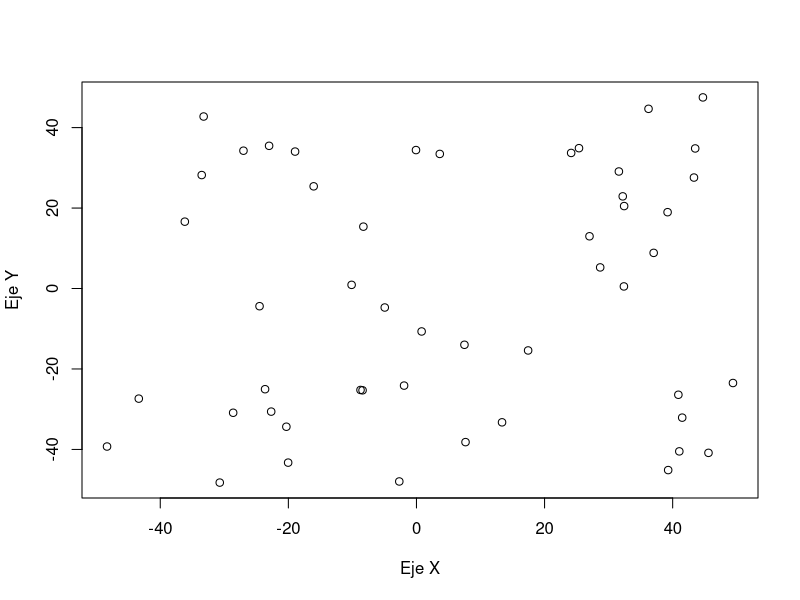
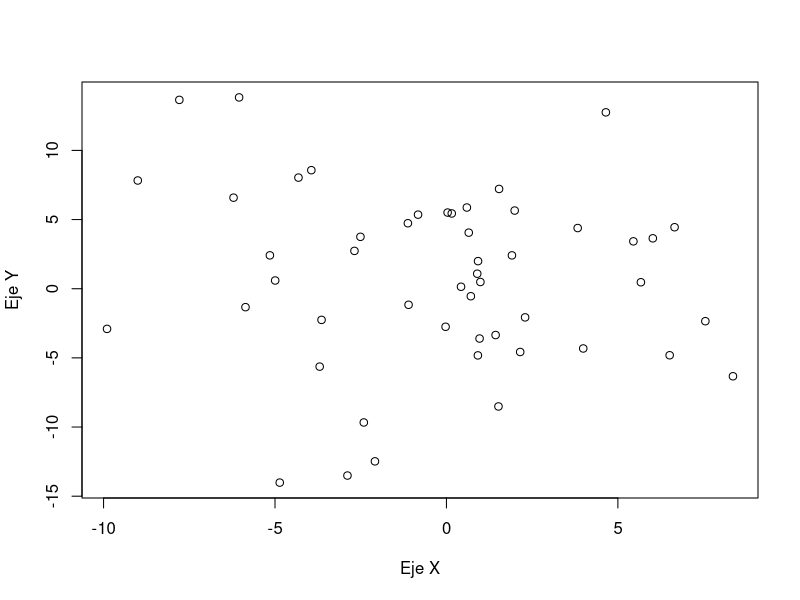
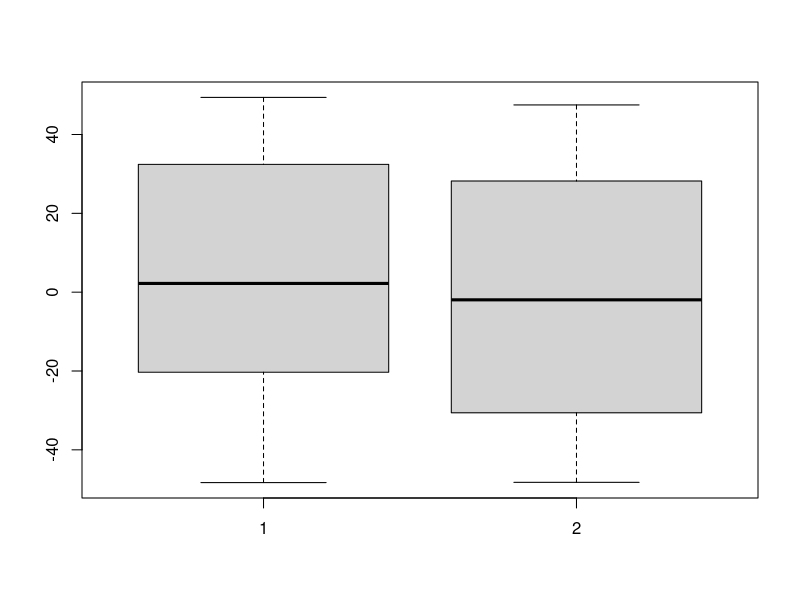
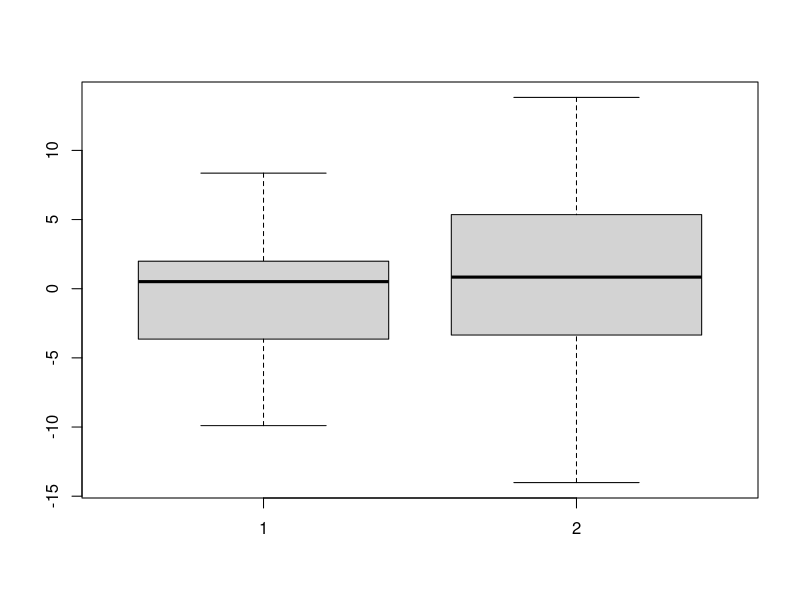
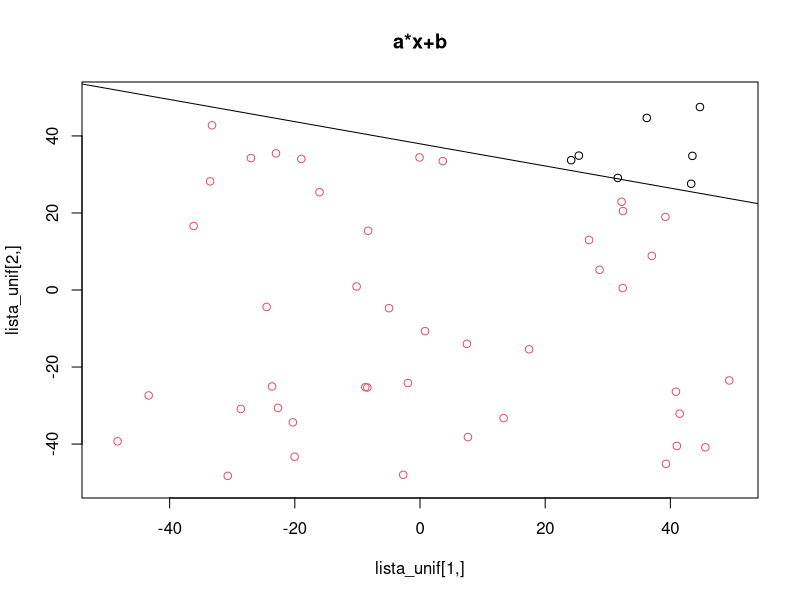
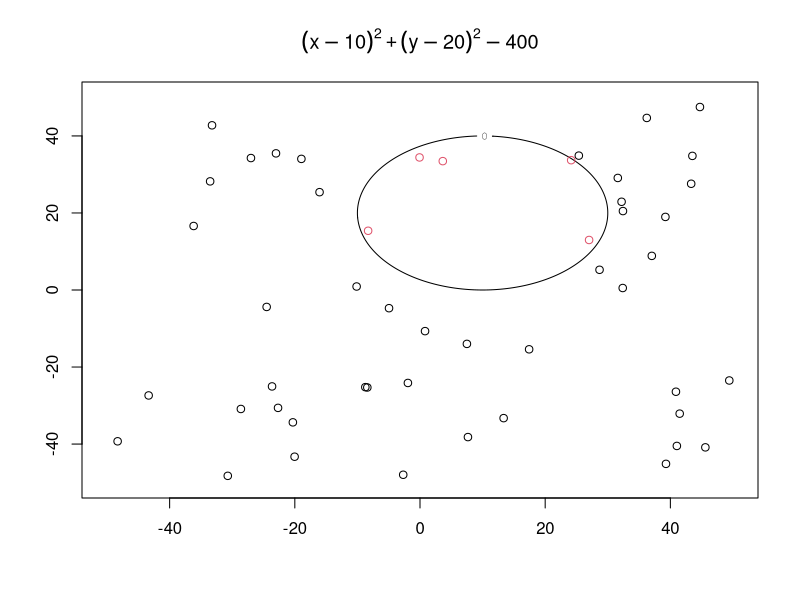
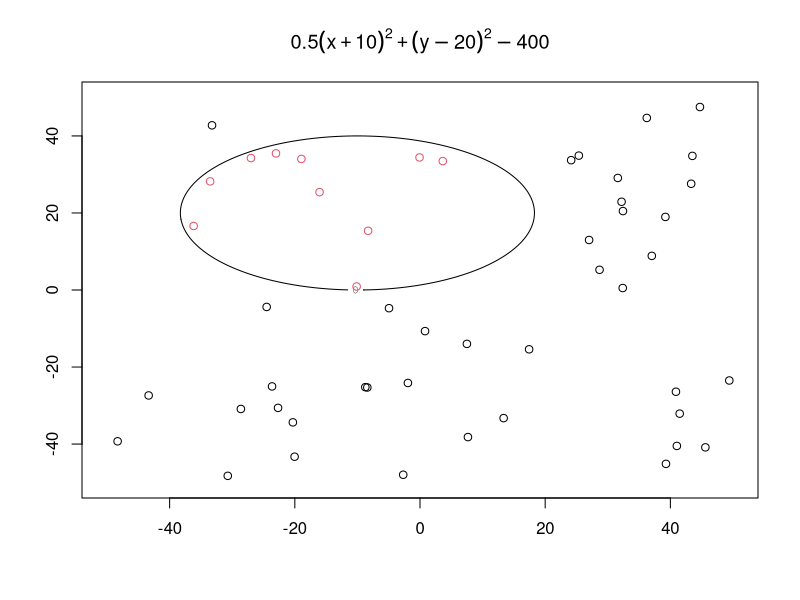
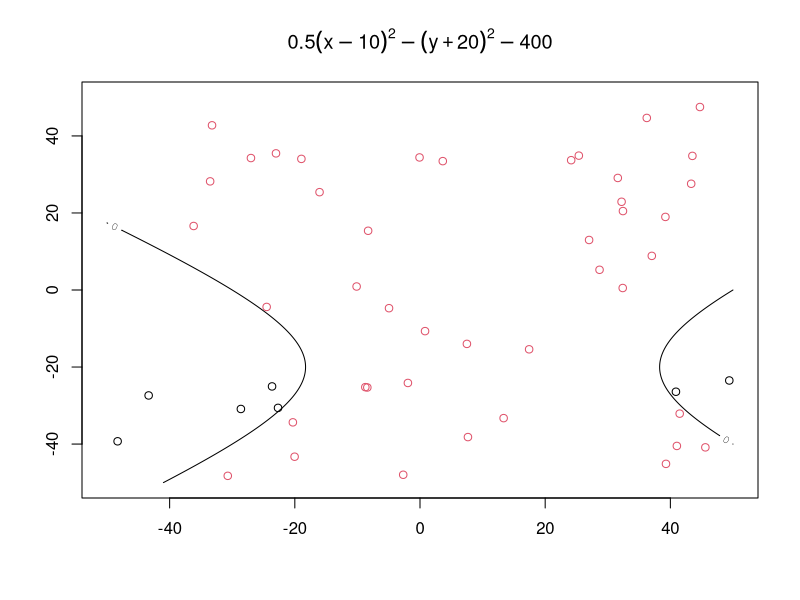

Write the R code that produced these figures, in order.
## ---- chunk 1
set.seed(3141592)
simula_unif <- function(N, dim, rango){
  lista <- matrix(runif(N*dim, min =  rango[1], max = rango[2]), dim, N)
  return(lista)
}
## ---- chunk 2
simula_gauss <- function(N, dim, sigma){
  lista <- matrix(rnorm(N*dim, sd = sigma), dim, N)
  return(lista)
}
## ---- chunk 3
lista_unif <- simula_unif(50, 2, c(-50, 50))
lista_gauss <- simula_gauss(50, 2, c(5,7))
## ---- chunk 4
plot(lista_unif[1,], lista_unif[2,], xlab="Eje X", ylab="Eje Y")
plot(lista_gauss[1,],lista_gauss[2,], xlab="Eje X", ylab="Eje Y")
## ---- chunk 5
boxplot(lista_unif[1,],lista_unif[2,])
boxplot(lista_gauss[1,],lista_gauss[2,])

## ---- chunk 6
simula_recta <- function(intervalo){
  puntos <- simula_unif(2,2,intervalo)
  a <- (puntos[2,2]-puntos[2,1])/(puntos[1,2]-puntos[1,1])
  b <- puntos[2,1] - a * puntos[1,1]
  return(c(a,b))
}
## ---- chunk 7
intervalo = c(-50, 50)
coefs <- simula_recta(intervalo)
a <- coefs[1]
b <- coefs[2]

f <- function(X){
  return(X[2] - a*X[1] -b)
}


etiqueta = apply(lista_unif, 2, function(X) sign(f(X)))

plot.new()
plot.window(xlim=c(-50,50), ylim=c(-50,50))
axis(1)
axis(2)
box()
title(main="a*x+b", ylab = "lista_unif[2,]", xlab = "lista_unif[1,]")
points(lista_unif[1,etiqueta==-1], lista_unif[2,etiqueta==-1], col = 2)
points(lista_unif[1,etiqueta==1], lista_unif[2,etiqueta==1])
abline(b,a)
## ---- chunk 8
f_1 <- function(X){
  return((X[1] - 10)^2 + (X[2] - 20)^2 - 400)
}

etiqueta_1 = apply(lista_unif, 2, function(X) sign(f_1(X)))

x <- seq(-50,50,length=1000)
y <- seq(-50,50,length=1000)
z <- outer(x,y,function(x,y) (x - 10)^2 + (y - 20)^2 - 400)

contour(x,y,z, levels=0, main=expression((x-10)^2 + (y-20)^2 - 400))
points(lista_unif[1,etiqueta_1==1], lista_unif[2,etiqueta_1==1])
points(lista_unif[1,etiqueta_1==-1], lista_unif[2,etiqueta_1==-1],col=2)
## ---- chunk 9
f_2 <- function(X){
  return(0.5*(X[1] + 10)^2 + (X[2] - 20)^2 - 400)
}

etiqueta_2 = apply(lista_unif, 2, function(X) sign(f_2(X)))

x <- seq(-50,50,length=1000)
y <- seq(-50,50,length=1000)
z <- outer(x,y,function(x,y) 0.5*(x + 10)^2 + (y - 20)^2 - 400)

contour(x,y,z, levels=0, main=expression(0.5(x + 10)^2 + (y - 20)^2 - 400))
points(lista_unif[1,etiqueta_2==1], lista_unif[2,etiqueta_2==1])
points(lista_unif[1,etiqueta_2==-1], lista_unif[2,etiqueta_2==-1],col=2)
## ---- chunk 10
f_3 <- function(X){
  return(0.5*(X[1] - 10)^2 - (X[2] + 20)^2 - 400)
}

etiqueta_3 = apply(lista_unif, 2, function(X) sign(f_3(X)))

x <- seq(-50,50,length=1000)
y <- seq(-50,50,length=1000)
z <- outer(x,y,function(x,y) 0.5*(x - 10)^2 - (y + 20)^2 - 400)

contour(x,y,z, levels=0, main=expression( 0.5*(x - 10)^2 - (y + 20)^2 - 400))
points(lista_unif[1,etiqueta_3==1], lista_unif[2,etiqueta_3==1])
points(lista_unif[1,etiqueta_3==-1], lista_unif[2,etiqueta_3==-1],col=2)
## ---- chunk 11
f_4 <- function(X){
  return(X[2] - 20*X[1]^2- 5*X[1] + 3)
}

etiqueta_4 = apply(lista_unif, 2, function(X) sign(f_4(X)))

x <- seq(-50,50,length=1000)
y <- seq(-50,50,length=1000)
z <- outer(x,y,function(x,y) y - 20*x^2 - 5*x + 3)

contour(x,y,z, levels=0, main=expression(y - 20*x^2 - 5*x + 3))
points(lista_unif[1,etiqueta_4==1], lista_unif[2,etiqueta_4==1])
points(lista_unif[1,etiqueta_4==-1], lista_unif[2,etiqueta_4==-1],col=2)
## ---- chunk 12
modify_rnd_bool_subvector <- function(v, perc = 0.1){
  mod_v <- v
  
  if( length(which(v == 1)) >= 10){
    to_change <- sample(which(v == 1), 0.1*length(which(v == 1)) )
    mod_v[to_change] = -1
  }
  
  if( length(which(v == -1)) >= 10){
    to_change <- sample(which(v == -1), 0.1*length(which(v == -1)) )
    mod_v[to_change] = 1
  }
  
  return(mod_v)
}
## ---- chunk 13
etiqueta_mod <- modify_rnd_bool_subvector(etiqueta)

plot.new()
plot.window(xlim=c(-50,50), ylim=c(-50,50))
axis(1)
axis(2)
box()
title(main="a*x+b", ylab = "lista_unif[2,]", xlab = "lista_unif[1,]")
points(lista_unif[1,etiqueta_mod==1], lista_unif[2,etiqueta_mod==1])
points(lista_unif[1,etiqueta_mod==-1], lista_unif[2,etiqueta_mod==-1],col=2)
abline(b,a)
## ---- chunk 14
etiqueta_mod_1 <- modify_rnd_bool_subvector(etiqueta_1)

x <- seq(-50,50,length=1000)
y <- seq(-50,50,length=1000)
z <- outer(x,y,function(x,y) (x - 10)^2 + (y - 20)^2 - 400)

contour(x,y,z, levels=0, main=expression((x-10)^2 + (y-20)^2 - 400))
points(lista_unif[1,etiqueta_mod_1==1], lista_unif[2,etiqueta_mod_1==1])
points(lista_unif[1,etiqueta_mod_1==-1], lista_unif[2,etiqueta_mod_1==-1],col=2)
## ---- chunk 15
etiqueta_mod_2 <- modify_rnd_bool_subvector(etiqueta_2)

x <- seq(-50,50,length=1000)
y <- seq(-50,50,length=1000)
z <- outer(x,y,function(x,y) 0.5*(x + 10)^2 + (y - 20)^2 - 400)

contour(x,y,z, levels=0, main=expression(0.5(x + 10)^2 + (y - 20)^2 - 400))
points(lista_unif[1,etiqueta_mod_2==1], lista_unif[2,etiqueta_mod_2==1])
points(lista_unif[1,etiqueta_mod_2==-1], lista_unif[2,etiqueta_mod_2==-1],col=2)
## ---- chunk 16
etiqueta_mod_3 <- modify_rnd_bool_subvector(etiqueta_3)

x <- seq(-50,50,length=1000)
y <- seq(-50,50,length=1000)
z <- outer(x,y,function(x,y) 0.5*(x - 10)^2 - (y + 20)^2 - 400)

contour(x,y,z, levels=0, main=expression( 0.5*(x - 10)^2 - (y + 20)^2 - 400))
points(lista_unif[1,etiqueta_mod_3==1], lista_unif[2,etiqueta_mod_3==1])
points(lista_unif[1,etiqueta_mod_3==-1], lista_unif[2,etiqueta_mod_3==-1],col=2)
## ---- chunk 17
etiqueta_mod_4 <- modify_rnd_bool_subvector(etiqueta_4)

x <- seq(-50,50,length=1000)
y <- seq(-50,50,length=1000)
z <- outer(x,y,function(x,y) y - 20*x^2 - 5*x + 3)

contour(x,y,z, levels=0, main=expression(y - 20*x^2 - 5*x + 3))
points(lista_unif[1,etiqueta_mod_4==1], lista_unif[2,etiqueta_mod_4==1])
points(lista_unif[1,etiqueta_mod_4==-1], lista_unif[2,etiqueta_mod_4==-1],col=2)
## ---- chunk 18

ajusta_PLA <- function(datos, label, max_iter, vini, draw_iterations = FALSE){
  sol <- vini
  iter <- 0
  changed <- TRUE
  
  if(draw_iterations){
    plot.new()
    plot.window(xlim=c(-50,50), ylim=c(-50,50))
    axis(1)
    axis(2)
    box()
    title(main="Iteraciones PLA", ylab = "Y", xlab = "X")
  }

  while ( iter < max_iter && changed){
    
    changed <- FALSE
    for( inner_iter in 1:ncol(datos) ){
      x <- c(datos[,inner_iter],1)
      
      if( sign(crossprod(x,sol)) != label[inner_iter]){
        sol <- sol + label[inner_iter] * x
        changed <- TRUE
      }
    }
    if(draw_iterations) abline(-sol[3]/sol[2], -sol[1]/sol[2], col=iter)
    iter <- iter+1
  }
  sol <- sol/sol[length(sol)-1]
  
  return( list( hiperplane = sol, iterations = iter))
}

sol_pla <- ajusta_PLA(lista_unif,etiqueta, 7000,rep(0,3))$hiperplane
## ---- chunk 19
plot.new()
plot.window(xlim=c(-50,50), ylim=c(-50,50))
axis(1)
axis(2)
box()
title(main="a*x+b", ylab = "lista_unif[2,]", xlab = "lista_unif[1,]")
points(lista_unif[1,etiqueta==-1], lista_unif[2,etiqueta==-1], col = 2)
points(lista_unif[1,etiqueta==1], lista_unif[2,etiqueta==1])

abline(-sol_pla[3], -sol_pla[1], col = 4)
abline(b, a, col=3) 
## ---- chunk 20
iterations <- numeric()
length(iterations) <- 10

iterations[1] <- ajusta_PLA(lista_unif,etiqueta, 10000,rep(0,3))$iterations

for(i in 2:10){
  v_ini <- runif(3)
  iterations[i] <- ajusta_PLA(lista_unif,etiqueta, 10000, v_ini)$iterations
}

print(c("Media de iteraciones ", mean(iterations)))
## ---- chunk 21
count_errors <- function(f, datos, label){
  #Conteo de errores
  signes <- apply(datos, 2, function(x) return(sign(f(c(x,1)))))
  v <- signes != label
  return(length(v[v]))
}
## ---- chunk 22
hiperplane_to_function <- function( vec ){
  f <- function(x){
    return( crossprod(vec,x) )
  }
  
  return(f)
}
## ---- chunk 23
sol <- ajusta_PLA(lista_unif,etiqueta_mod, 10,rep(0,3))$hiperplane
count_errors(hiperplane_to_function(sol), lista_unif, etiqueta_mod )

sol <- ajusta_PLA(lista_unif,etiqueta_mod, 100,rep(0,3))$hiperplane
count_errors(hiperplane_to_function(sol), lista_unif, etiqueta_mod )

sol <- ajusta_PLA(lista_unif,etiqueta_mod, 1000,rep(0,3))$hiperplane
count_errors(hiperplane_to_function(sol), lista_unif, etiqueta_mod )
## ---- chunk 24
sol <- ajusta_PLA(lista_unif,etiqueta_mod_1, 10,rep(0,3))$hiperplane
count_errors(hiperplane_to_function(sol), lista_unif, etiqueta_mod )

sol <- ajusta_PLA(lista_unif,etiqueta_mod_1, 100,rep(0,3))$hiperplane
count_errors(hiperplane_to_function(sol), lista_unif, etiqueta_mod )

sol <- ajusta_PLA(lista_unif,etiqueta_mod_1, 1000,rep(0,3))$hiperplane
count_errors(hiperplane_to_function(sol), lista_unif, etiqueta_mod )
## ---- chunk 25
sol <- ajusta_PLA(lista_unif,etiqueta_mod, 10,rep(0,3), TRUE)$hiperplane
sol <- ajusta_PLA(lista_unif,etiqueta_mod, 100,rep(0,3), TRUE)$hiperplane
sol <- ajusta_PLA(lista_unif,etiqueta_mod, 1000,rep(0,3), TRUE)$hiperplane
## ---- chunk 26
ajusta_PLA_MOD <- function(datos, label, max_iter, vini, draw_iterations = FALSE){
  sol <- vini
  iter <- 0
  changed <- TRUE
  
  if(draw_iterations){
    plot.new()
    plot.window(xlim=c(-50,50), ylim=c(-50,50))
    axis(1)
    axis(2)
    box()
    title(main="Iteraciones PLA", ylab = "Y", xlab = "X")
  }

  while ( iter < max_iter && changed){
    current_errors <- count_errors(hiperplane_to_function(sol), datos, label )
    current_sol <- sol
    changed <- FALSE
    for( inner_iter in 1:ncol(datos) ){
      x <- c(datos[,inner_iter],1)
      
      if( sign(crossprod(x,sol)) != label[inner_iter]){
        current_sol <- current_sol + label[inner_iter] * x
        changed <- TRUE
      }
    }
    
    if( current_errors >= count_errors(hiperplane_to_function(sol), datos, label )){
      sol <- current_sol
    }
    
    if(draw_iterations) abline(-sol[3]/sol[2], -sol[1]/sol[2], col=iter)
    iter <- iter+1
  }
  sol <- sol/sol[length(sol)-1]
  
  return( list( hiperplane = sol, iterations = iter))
}
## ---- chunk 27
plot.new()
plot.window(xlim=c(-50,50), ylim=c(-50,50))
axis(1)
axis(2)
box()
title(main="a*x+b", ylab = "lista_unif[2,]", xlab = "lista_unif[1,]")
points(lista_unif[1,etiqueta_1==-1], lista_unif[2,etiqueta_1==-1], col = 2)
points(lista_unif[1,etiqueta_1==1], lista_unif[2,etiqueta_1==1])

sol_cuadratic_1 <- ajusta_PLA_MOD(lista_unif, etiqueta_1, 1000, rep(0,3))$hiperplane
abline(-sol_cuadratic_1[3], -sol_cuadratic_1[1], col = 4)
## ---- chunk 28
plot.new()
plot.window(xlim=c(-50,50), ylim=c(-50,50))
axis(1)
axis(2)
box()
title(main="a*x+b", ylab = "lista_unif[2,]", xlab = "lista_unif[1,]")
points(lista_unif[1,etiqueta_2==-1], lista_unif[2,etiqueta_2==-1], col = 2)
points(lista_unif[1,etiqueta_2==1], lista_unif[2,etiqueta_2==1])

sol_cuadratic_2 <- ajusta_PLA_MOD(lista_unif, etiqueta_2, 1000, rep(0,3))$hiperplane
abline(-sol_cuadratic_2[3], -sol_cuadratic_2[1], col = 4)
## ---- chunk 29
plot.new()
plot.window(xlim=c(-50,50), ylim=c(-50,50))
axis(1)
axis(2)
box()
title(main="a*x+b", ylab = "lista_unif[2,]", xlab = "lista_unif[1,]")
points(lista_unif[1,etiqueta_3==-1], lista_unif[2,etiqueta_3==-1], col = 2)
points(lista_unif[1,etiqueta_3==1], lista_unif[2,etiqueta_3==1])

sol_cuadratic_3 <- ajusta_PLA_MOD(lista_unif, etiqueta_3, 1000, rep(0,3))$hiperplane
abline(-sol_cuadratic_3[3], -sol_cuadratic_3[1], col = 4)
## ---- chunk 30
plot.new()
plot.window(xlim=c(-50,50), ylim=c(-50,50))
axis(1)
axis(2)
box()
title(main="a*x+b", ylab = "lista_unif[2,]", xlab = "lista_unif[1,]")
points(lista_unif[1,etiqueta_4==-1], lista_unif[2,etiqueta_4==-1], col = 2)
points(lista_unif[1,etiqueta_4==1], lista_unif[2,etiqueta_4==1])

sol_cuadratic_4 <- ajusta_PLA_MOD(lista_unif, etiqueta_4, 1000, rep(0,3))$hiperplane
abline(-sol_cuadratic_4[3], -sol_cuadratic_4[1], col = 4)
